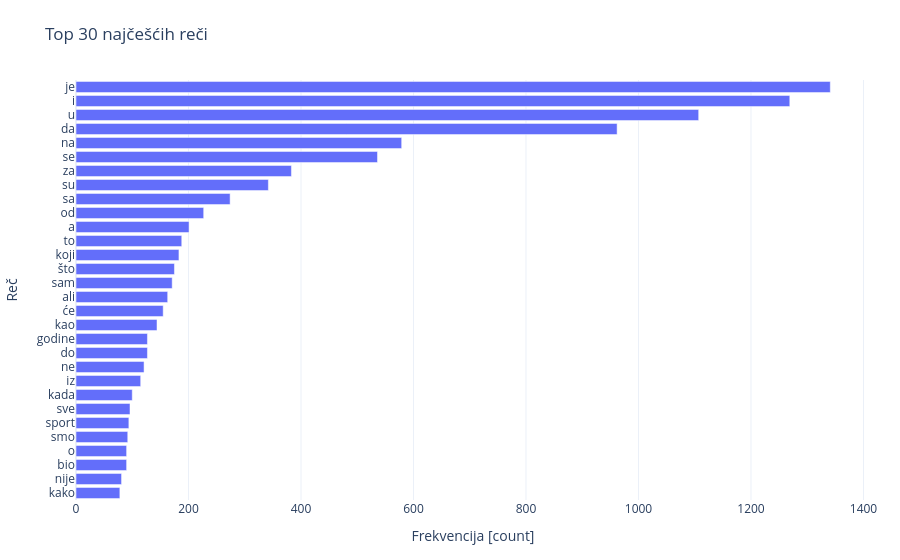

This figure's notebook cell:
### Markdown cell above
## 3) Analiza lingvističkih performansi

### Code cell
# @hide
text_section = run_text_analysis(ctx)
text_df = text_section["text_df"]
all_tokens = text_section["all_tokens"]

### Figure 1 — Plotly figure (JSON) as saved in the notebook; plotly's stock layout.template omitted (floating-point values rounded to 4 significant figures)
{"data": [{"hovertemplate": "count=%{x}<br>word=%{y}<extra></extra>", "legendgroup": "", "marker": {"color": "#636efa", "pattern": {"shape": ""}}, "name": "", "orientation": "h", "showlegend": false, "textposition": "auto", "type": "bar", "x": [78, 81, 90, 90, 92, 94, 96, 100, 115, 121, 127, 127, 144, 155, 163, 171, 175, 183, 188, 201, 227, 274, 342, 383, 536, 579, 962, 1107, 1269, 1341], "xaxis": "x", "y": ["kako", "nije", "bio", "o", "smo", "sport", "sve", "kada", "iz", "ne", "do", "godine", "kao", "će", "ali", "sam", "što", "koji", "to", "a", "od", "sa", "su", "za", "se", "na", "da", "u", "i", "je"], "yaxis": "y"}], "layout": {"barmode": "relative", "colorway": ["#1D3557", "#457B9D", "#2A9D8F", "#E9C46A", "#E76F51", "#A8DADC"], "legend": {"bgcolor": "rgba(255,255,255,0.7)", "orientation": "h", "tracegroupgap": 0, "x": 1, "xanchor": "right", "y": 1.02, "yanchor": "bottom"}, "margin": {"b": 60, "l": 60, "r": 30, "t": 80}, "title": {"text": "Top 30 najčešćih reči"}, "xaxis": {"anchor": "y", "domain": [0, 1], "title": {"text": "Frekvencija [count]"}}, "yaxis": {"anchor": "x", "domain": [0, 1], "title": {"text": "Reč"}}}}
